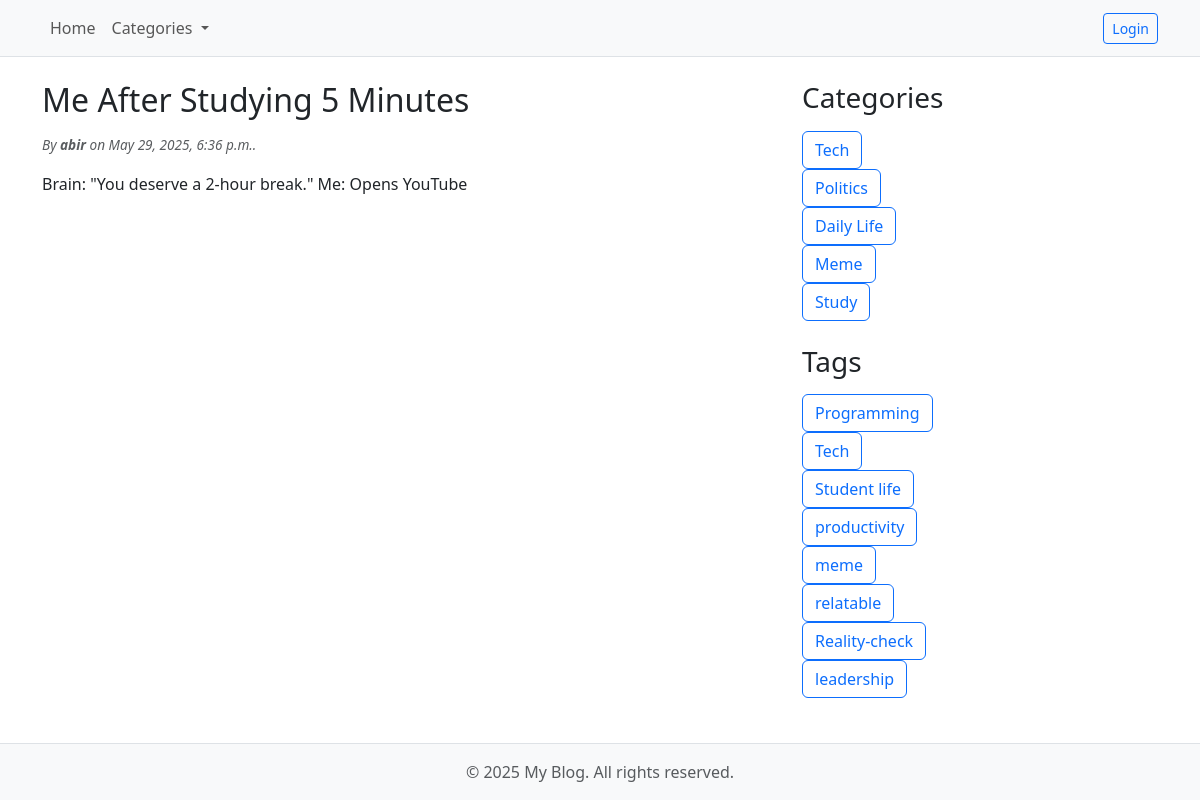
Screenshot of /post/2 with the database file from the repository.
### Blog/models.py (models this page shows, shortened)
class Post(models.Model):
    title = models.CharField( max_length=200)
    content = models.TextField()
    author = models.ForeignKey(User, on_delete=models.CASCADE)
    created_at = models.DateTimeField(auto_now_add=True)
    updated_at = models.DateTimeField(auto_now=True)
    category = models.ForeignKey(Category, on_delete=models.SET_NULL, null = True, blank = True)
    tag = models.ManyToManyField(Tag, blank= True)

class Category(models.Model):
    name = models.CharField(max_length=20)

class Tag(models.Model):
    name = models.CharField( max_length=20)

### Blog/views.py (the view)
# urls.py: path("post/<int:id>",post_details, name = 'post_details'),
def post_details(request, id):
    post = get_object_or_404(Post, id = id)
    categories = Category.objects.all()
    tags = Tag.objects.all()
    return render(request, 'blog/post_details.html', {'post': post, 'categories':categories, 'tags':tags})

### template/blog/post_details.html (shortened to what this page needs)
{% extends "blog/base.html" %}
{% block content %}
    <h2 class="mb-3"> {{post.title}} </h2>
    <div class="text-muted fst-italic mb-3" style="font-size: 0.85rem;">
        By <b>{{ post.author }}</b> on {{ post.created_at }}.
    </div>
    <p> {{ post.content}} </p>
{% endblock %}

### template/blog/base.html (shortened to what this page needs)
<!DOCTYPE html>
<html lang="en">
<head>
  <link
    href="https://cdn.jsdelivr.net/npm/bootstrap@5.3.0/dist/css/bootstrap.min.css"
    rel="stylesheet"
  />
</head>
<body class="d-flex flex-column min-vh-100">
  <nav class="navbar navbar-expand-lg navbar-light bg-light border-bottom">
    <div class="container" id="navbarNavDropdown">
      <ul class="navbar-nav">
        <li class="nav-item">
          <a class="nav-link" href="{% url 'post_list' %}">Home</a>
        </li>
        <li class="nav-item dropdown">
          <a
            class="nav-link dropdown-toggle"
            href="#"
            id="categoriesDropdown"
            role="button"
            data-bs-toggle="dropdown"
            aria-expanded="false"
          >
            Categories
          </a>
        </li>
      </ul>
      <div class="d-flex align-items-center gap-3">
        {% if user.is_authenticated %}
          <span class="navbar-text">Welcome, {{ user.username }}</span>
          <form method="POST" action="{% url 'logout' %}">
            {% csrf_token %}
            <button type="submit" class="btn btn-outline-danger btn-sm">Logout</button>
          </form>
        {% else %}
          <a class="btn btn-outline-primary btn-sm" href="{% url 'login' %}">Login</a>
        {% endif %}
      </div>
    </div>
</nav>
  <div class="container my-4 flex-grow-1">
    <div class="row">
      <main class="col-lg-8 mb-4">
        {% block content %}
        {% endblock %}
      </main>
      <aside class="col-lg-4">
        <section class="mb-4">
          <h3 class="mb-3">Categories</h3>
          {% for category in categories %}
          <div class="d-flex gap-2 flex-wrap">
            <button type="button" class="btn btn-outline-primary">{{ category.name }}</button>
          </div>
          {% empty %}
            <p>No Categories made</p>
          {% endfor %}
        </section>
        <section>
          <h3 class="mb-3">Tags</h3>
          {% for tag in tags %}
          <div class="d-flex gap-2 flex-wrap">
            <button type="button" class="btn btn-outline-primary">{{ tag.name }}</button>
          </div>
          {% empty %}
            <p>No Tags made</p>
          {% endfor %}
        </section>
      </aside>
    </div>
  </div>
  <footer class="bg-light text-center text-muted py-3 border-top mt-auto">
    <div class="container">
      &copy; 2025 My Blog. All rights reserved.
    </div>
  </footer>
</body>
</html>

### rows the page displays
Post: title "Me After Studying 5 Minutes", author "abir", created_at "May 29, 2025, 6:36 p.m.", content "Brain: \"You deserve a 2-hour break.\" Me: Opens YouTube"
Category: name "Tech"
Category: name "Politics"
Category: name "Daily Life"
Category: name "Meme"
Category: name "Study"
Tag: name "Programming"
Tag: name "Tech"
Tag: name "Student life"
Tag: name "productivity"
Tag: name "meme"
Tag: name "relatable"
Tag: name "Reality-check"
Tag: name "leadership"
